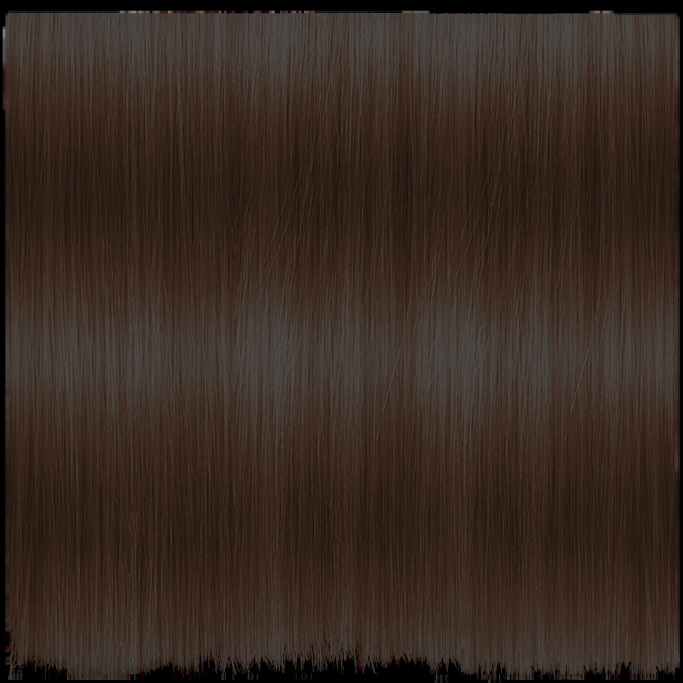
#> input picture frontend/lab/hair/tex/StrawberryBlondHair.webp, 2048 x 2048 px (shown at 1/3 size)
$ python -i build_hair.py   (imports and definitions only)
#> lines starting #> are read from the running program, lines starting #| are printed output that depends on the picture; after the words box and inside, x2 and y2 are one past the last pixel; in counts of white or black regions, pixels touching at a corner belong together
import numpy as np, cv2, json
from PIL import Image
G='../gen/'
# [1 line not run here, left out]
def masks(im):
    lab=cv2.cvtColor(im,cv2.COLOR_RGB2LAB).astype(np.float32); L,a,b=lab[...,0],lab[...,1]-128,lab[...,2]-128
#> after `lab = cv2.cvtColor(im, cv2.COLOR_RGB2LAB).astype(np.float32)`:
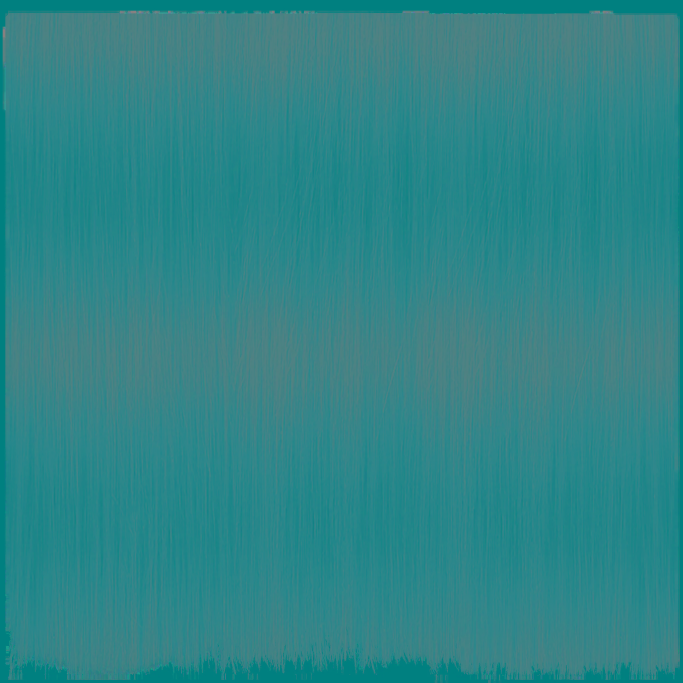
#> lab: shape (2048, 2048, 3) float32 (shown at 1/3 size); mean R, G, B 47, 129.3, 132.4
#> after `L, a, b = (lab[..., 0], lab[..., 1] - 128, lab[..., 2] - 128)`:
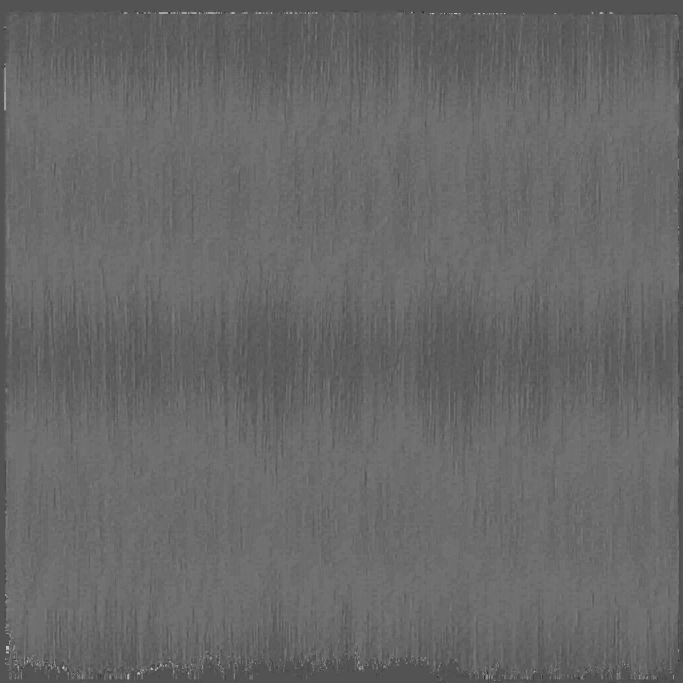
#> a: shape (2048, 2048) float32 (shown at 1/3 size); min -21, max 43, mean 5.2; drawn with min black and max white
    bg=np.median(np.r_[im[:40].reshape(-1,3),im[:,:30].reshape(-1,3)],0)
#> bg = [0, 0, 0]
    d=np.linalg.norm(im.astype(np.float32)-bg,axis=2)
    fg=(d>22).astype(np.uint8)
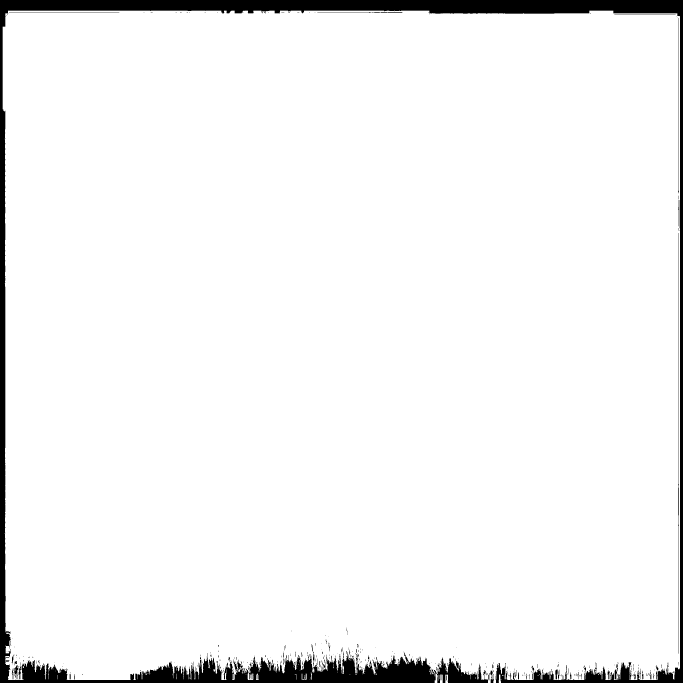
#> fg: shape (2048, 2048) (shown at 1/3 size); values 0 (black) and 1 (white), 95.3% white; 368 black regions (305 under 20 px), largest, box (x1, y1, x2, y2) and area: (0, 0, 2048, 2048) 184213, (1311, 1972, 1470, 2048) 5445, (2035, 699, 2037, 1961) 1353
    fg=cv2.morphologyEx(fg,cv2.MORPH_OPEN,np.ones((3,3),np.uint8))
#> fg: shape (2048, 2048); values 0 (black) and 1 (white), 95.2% white; 183 black regions (158 under 20 px), largest, box (x1, y1, x2, y2) and area: (0, 0, 2048, 2048) 198140, (2035, 699, 2037, 1961) 1353, (2034, 54, 2037, 580) 532
    n,l,st,_=cv2.connectedComponentsWithStats(fg); fg=(l==1+st[1:,cv2.CC_STAT_AREA].argmax()).astype(np.uint8)
#> after `n, l, st, _ = cv2.connectedComponentsWithStats(fg)`:
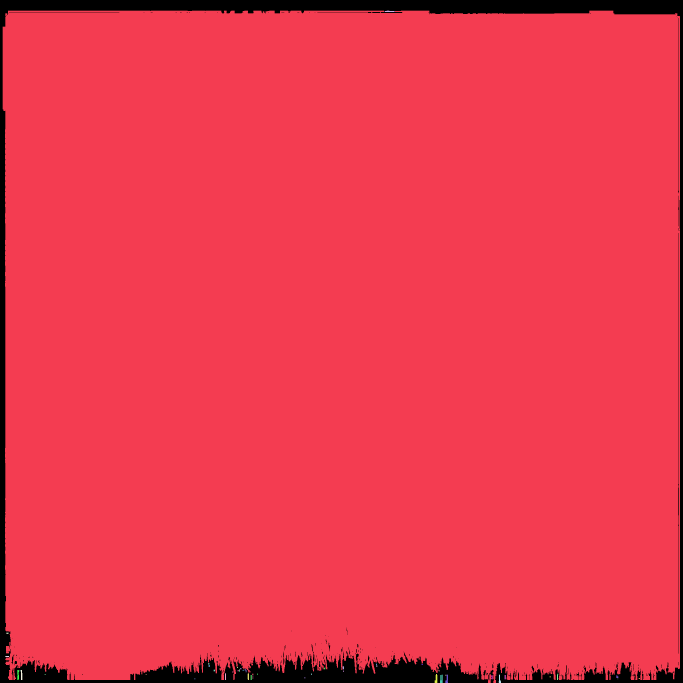
#> l: shape (2048, 2048) int32 (shown at 1/3 size); 48 distinct labels, from 0 to 47; one colour per label, 0 black
#> after `n, l, st, _ = cv2.connectedComponentsWithStats(fg)`: n = 48; st = 48 rows, first 6: [0, 0, 2048, 2048, 202117], [8, 32, 2032, 2016, 3990486], [1154, 32, 30, 4, 98], [19, 1898, 7, 4, 24], [16, 1968, 11, 3, 33], [625, 1989, 3, 5, 15]
#> after `fg = (l == 1 + st[1:, cv2.CC_STAT_AREA].argmax()).astype(np.uint8)`: fg: shape (2048, 2048); values 0 (black) and 1 (white), 95.1% white; 183 black regions (158 under 20 px), largest, box (x1, y1, x2, y2) and area: (0, 0, 2048, 2048) 199841, (2035, 699, 2037, 1961) 1353, (2034, 54, 2037, 580) 532
    fg=cv2.morphologyEx(fg,cv2.MORPH_CLOSE,np.ones((15,15),np.uint8))
#> fg: shape (2048, 2048); values 0 (black) and 1 (white), 95.6% white; 1 black region, box (x1, y1, x2, y2) and area: (0, 0, 2048, 2048) 186157
    chroma=np.hypot(a,b)
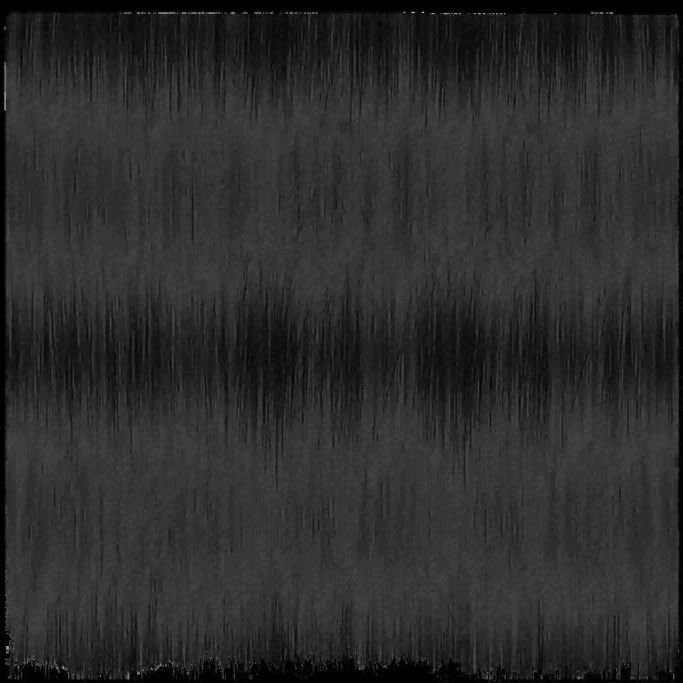
#> chroma: shape (2048, 2048) float32 (shown at 1/3 size); min 0, max 55.03, mean 9.7; drawn with min black and max white
    skin=((chroma>13)&(a>3)&(fg>0)).astype(np.uint8); skin=cv2.morphologyEx(skin,cv2.MORPH_OPEN,np.ones((5,5),np.uint8))
#> after `skin = ((chroma > 13) & (a > 3) & (fg > 0)).astype(np.uint8)`: skin: shape (2048, 2048); values 0 (black) and 1 (white), 8.9% white; 8198 white regions (5997 under 20 px), largest, box (x1, y1, x2, y2) and area: (85, 1684, 180, 1925) 5587, (21, 1288, 84, 1484) 5392, (1698, 1224, 1777, 1392) 4989
#> after `skin = cv2.morphologyEx(skin, cv2.MORPH_OPEN, np.ones((5, 5), np.uint8`:
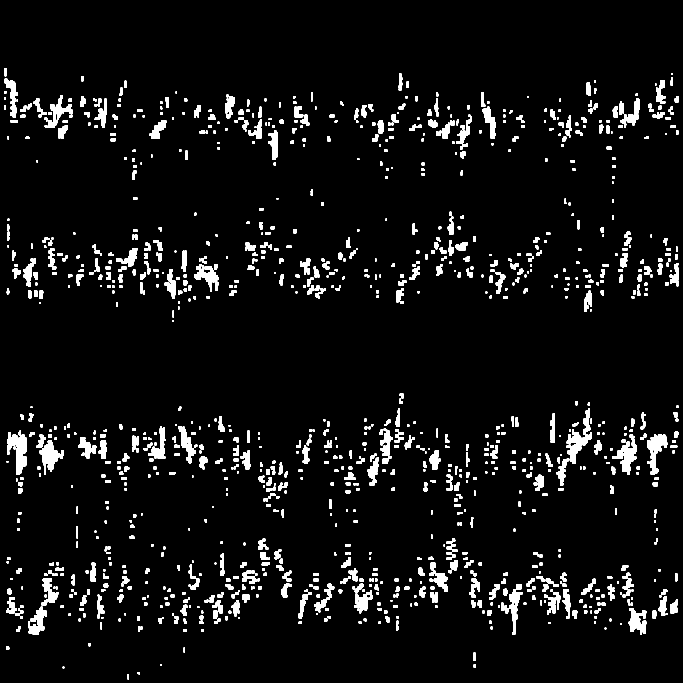
#> skin: shape (2048, 2048) (shown at 1/3 size); values 0 (black) and 1 (white), 5.3% white; 1204 white regions, largest, box (x1, y1, x2, y2) and area: (22, 1292, 80, 1424) 4210, (1845, 1304, 1911, 1424) 3436, (1942, 1302, 2003, 1424) 3397
    hair=((fg>0)&(skin==0)).astype(np.uint8)
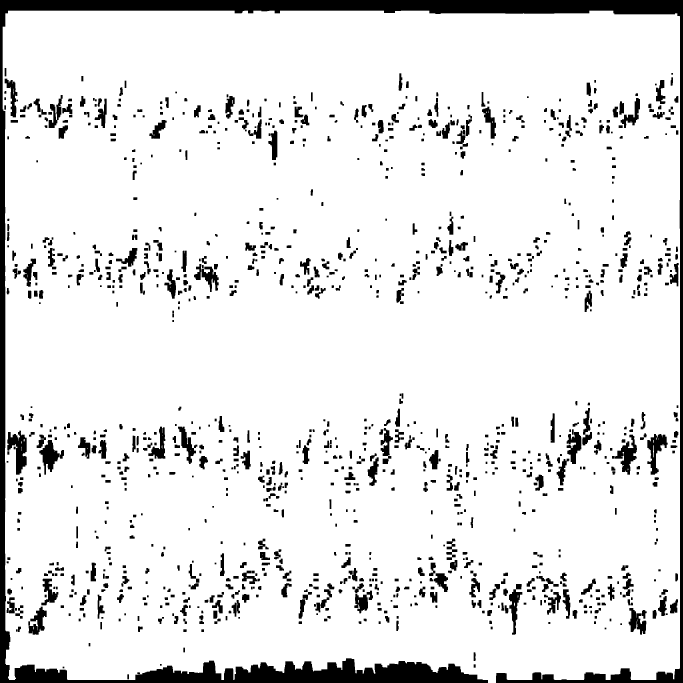
#> hair: shape (2048, 2048) (shown at 1/3 size); values 0 (black) and 1 (white), 90.3% white; 1203 black regions, largest, box (x1, y1, x2, y2) and area: (0, 0, 2048, 2048) 186306, (22, 1292, 80, 1424) 4210, (1845, 1304, 1911, 1424) 3436
    h=im.shape[0];
#> h = 2048
    return fg,skin,hair
# [1 line that did not run here, left out]
# [1 line that did not run here, left out]
# [1 line that did not run here, left out]
# [1 line that did not run here, left out]
# [1 line that did not run here, left out]
# [1 line that did not run here, left out]
# [1 line that did not run here, left out]
def top(m): return np.where(m.any(1))[0].min()
# [1 line that did not run here, left out]
# [1 line that did not run here, left out]
# side alignment: nose tip is the extreme skin column in the face band
def nose(view,left):
    sk=M[view][1]; ys=np.arange(int(.3*W),int(.6*W)); cols=[(np.where(sk[y])[0].min() if left else np.where(sk[y])[0].max()) if sk[y].any() else (9999 if left else -1) for y in ys]
    return (min(cols) if left else max(cols))
# [1 line that did not run here, left out]
# [1 line that did not run here, left out]
# [1 line that did not run here, left out]
def project(p,view):
    x,y,z=p.T
    if view=='face':
        u=((x-cx)/sc*W+W/2-mr[0])/s+mp_[0]; v=((W/2-(z-cz)/sc*W)-mr[1])/s+mp_[1]
    else:
        v=vt[view]+(zt-z)/k
        if view=='left': u=un_l+(y-ytip)/k
        elif view=='right': u=un_r-(y-ytip)/k
        else: u=uc_b-x/k
    return u,v
# [2 lines not run here, left out]
# debug: model head silhouette over each photo
o=[]
# [1 line that did not run here, left out]
# [7 lines not run here, left out]

# ---- build hair shell from the four silhouettes (visual hull, star-shaped about the head centre)
OUT='/Users/woominseong/Desktop/최상위/patient-talk-opener/tools/avatar_pipeline/assets/hair/photo_m60/'
# [1 line not run here, left out]
# [1 line that did not run here, left out]
NA,NE=360,180
az=np.linspace(0,2*np.pi,NA,endpoint=False); el=np.linspace(np.radians(-50),np.radians(89),NE)
A,E=np.meshgrid(az,el)   # az=0 faces the back of the head (+Y), +pi/-pi the face
dirs=np.stack([np.sin(A)*np.cos(E),np.cos(A)*np.cos(E),np.sin(E)],-1)
# scalp radius per direction from the head vertices (ears excluded)
# [1 line that did not run here, left out]
# [1 line that did not run here, left out]
# [1 line not run here, left out]
fill=cv2.dilate(rs,np.ones((7,7))); rs[rs==0]=fill[rs==0]; rs[rs==0]=np.median(rs[rs>0]); rs=cv2.GaussianBlur(cv2.medianBlur(rs,5),(0,0),2)
def samp(mask,u,v):
    return cv2.remap(mask.astype(np.float32),u.astype(np.float32),v.astype(np.float32),cv2.INTER_LINEAR,borderMode=cv2.BORDER_CONSTANT,borderValue=0)
ts=np.linspace(0.002,0.075,48); inside=[]
# [5 lines not run here, left out]
inside=np.array(inside); run=np.logical_and.accumulate(inside,0); depth=run.sum(0); rh=rs+ts[np.maximum(depth-1,0)]*(depth>0)+.002*(depth==0)
wrap=lambda a,s: cv2.GaussianBlur(np.hstack([a[:,-30:],a,a[:,:30]]).astype(np.float32),(0,0),s)[:,30:-30]
rh=wrap(rh,2.2)
# [1 line that did not run here, left out]
VD={'face':np.array([0,-1,0.]),'left':np.array([-1,0,0.]) ,'right':np.array([1,0,0.]),'back':np.array([0,1,0.])}
# which side each profile photo shows: left-facing photo shows the head's own right side towards camera
SIDE={'face':np.array([0,-1,0.]),'left':np.array([1,0,0.]),'right':np.array([-1,0,0.]),'back':np.array([0,1,0.])}
# [1 line that did not run here, left out]
# [3 lines not run here, left out]
# [1 line that did not run here, left out]
# [1 line that did not run here, left out]
# [1 line that did not run here, left out]
# [1 line that did not run here, left out]
# texture
TW,TH=2048,1024
# [1 line that did not run here, left out]
# [1 line that did not run here, left out]
col=np.zeros((TH,TW,3),np.float32); wsum=np.zeros((TH,TW),np.float32)
# [5 lines not run here, left out]
col=(col/np.maximum(wsum,1e-3)[...,None]).clip(0,255)
# [1 line that did not run here, left out]
# break the boundary with strand-scale noise from the photo luminance so the hairline is not a clean cut
lum=cv2.cvtColor(col.astype(np.uint8),cv2.COLOR_RGB2GRAY).astype(np.float32)/255; hp=lum-cv2.GaussianBlur(lum,(0,0),6)
# [1 line that did not run here, left out]
# [1 line that did not run here, left out]
# fill undefined colour under transparent texels with dark hair
# [1 line that did not run here, left out]
col=((col/255)**1.3)*255*.8
# [1 line not run here, left out]
# mesh on the kept grid (dilated so alpha decides the edge)
# [1 line that did not run here, left out]
# [1 line that did not run here, left out]
# [1 line that did not run here, left out]
uvA=np.tile(np.arange(NA+1)/NA,(NE,1)); uvE=np.tile((np.arange(NE)/(NE-1))[:,None],(1,NA+1))
# [1 line that did not run here, left out]
f=[]
# [4 lines not run here, left out]
# [1 line that did not run here, left out]
# [1 line that did not run here, left out]
# [2 lines not run here, left out]

>>> import cv2
>>> picture = cv2.cvtColor(cv2.imread('../../../frontend/lab/hair/tex/StrawberryBlondHair.webp'), cv2.COLOR_BGR2RGB)
>>> result = masks(picture)
